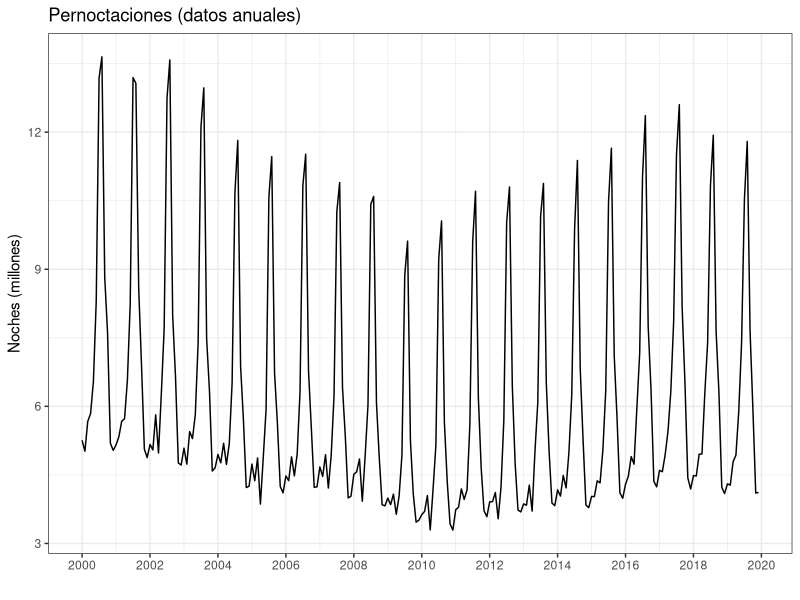
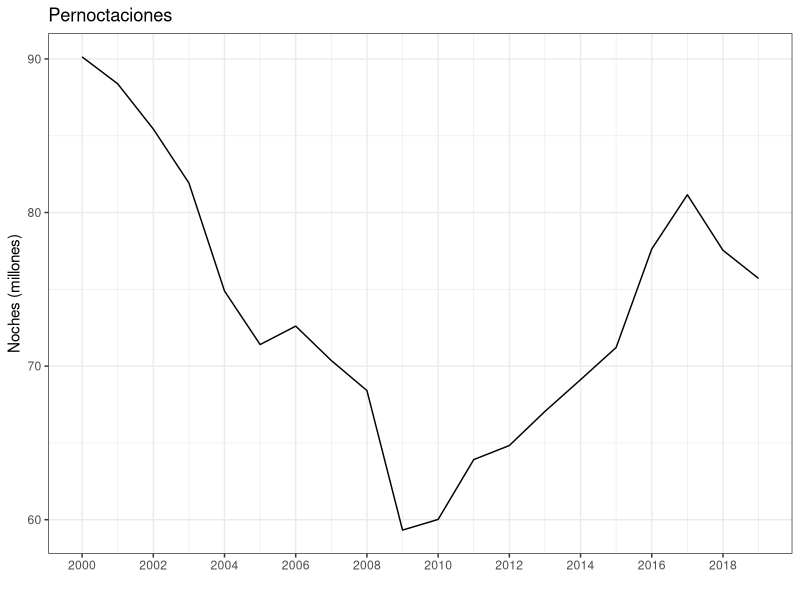
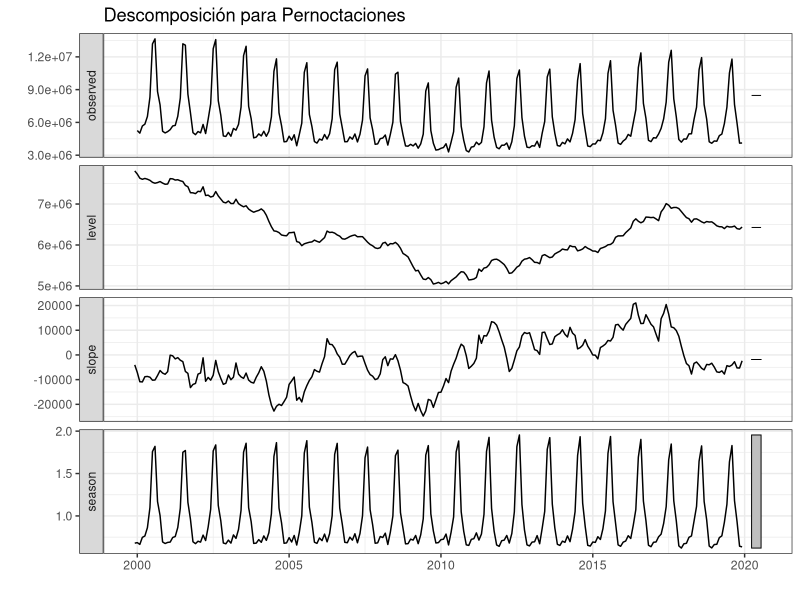
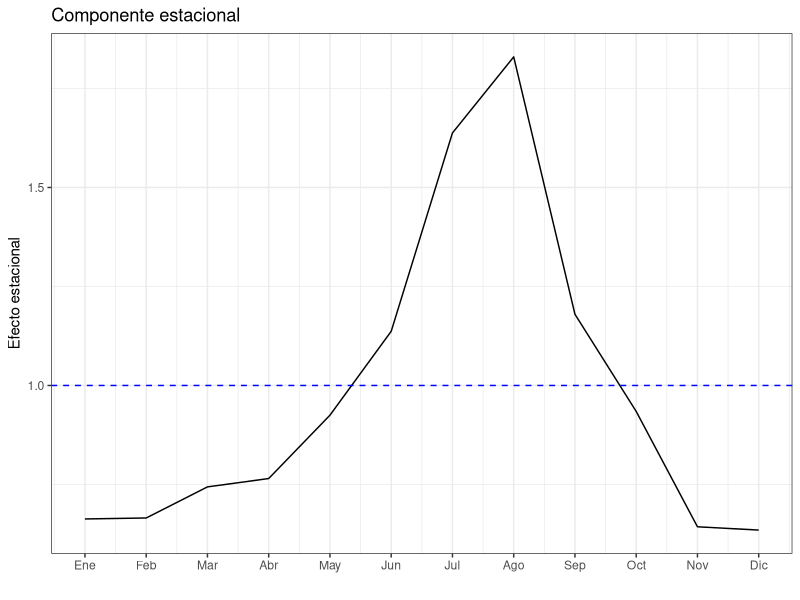
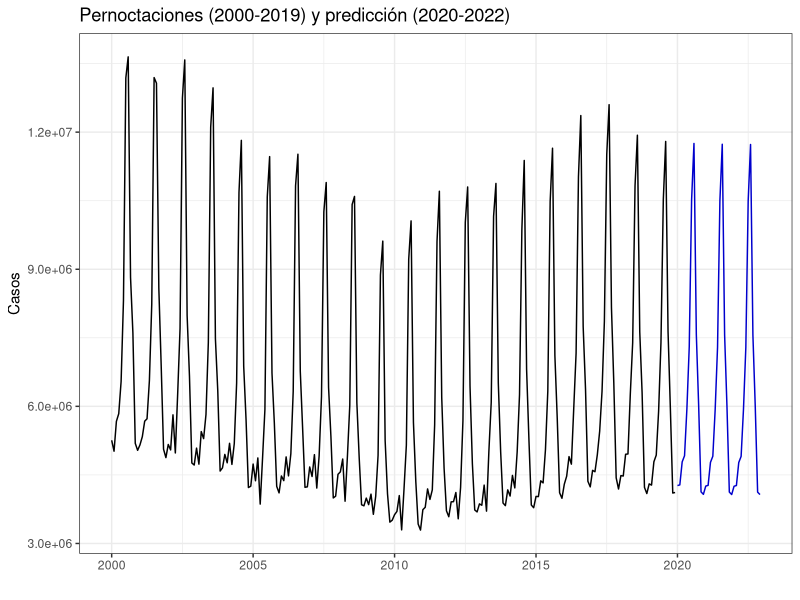
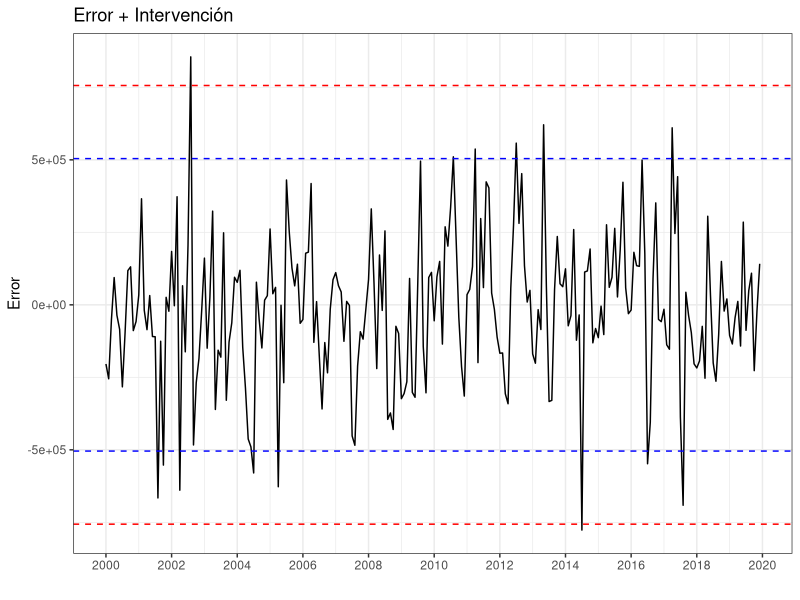
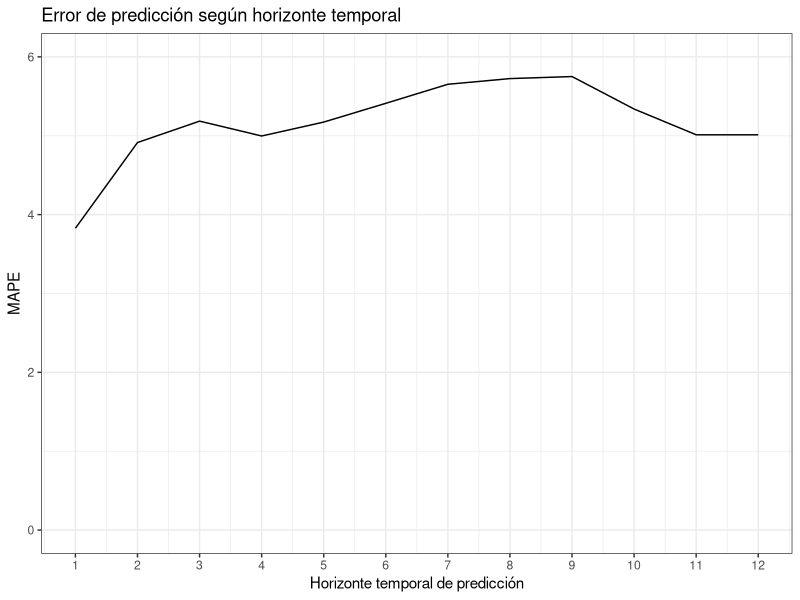

Here is the R script that generated these plots, in order: (Note: a time limit stopped this script after it produced the figures.)
#----------------------------------------------------------
# CODIGO EJEMPLO 5
#----------------------------------------------------------
#
#
#
#----------------------------------------------------------
# Librerias
library(forecast)
library(ggplot2); theme_set(theme_bw())
#----------------------------------------------------------
#
#
#
#----------------------------------------------------------
# Importamos Pernoctaciones
#----------------------------------------------------------
Pernoctaciones <- read.csv2("./series/Pernoctaciones.csv", 
                            header = TRUE)

Pernoctaciones <- ts(Pernoctaciones[,2], 
                     start = 2000, 
                     freq = 12)

autoplot(Pernoctaciones/1000000,
         xlab = "",
         ylab = "Noches (millones)",
         main = "Pernoctaciones (datos anuales)") +
  scale_x_continuous(breaks= seq(2000, 2020, 2))  
#----------------------------------------------------------
#
#
#
#----------------------------------------------------------
# Alisado exponencial para la serie anual
#----------------------------------------------------------
# Serie anual
PernoctacionesAnual = aggregate(Pernoctaciones/1000000, FUN = sum)

autoplot(PernoctacionesAnual,
         xlab = "",
         ylab = "Noches (millones)",
         main = "Pernoctaciones") +
  scale_x_continuous(breaks= seq(2000, 2020, 2)) 

# Ajuste
PernoctacionesAnualEts <- ets(PernoctacionesAnual)

summary(PernoctacionesAnualEts) 

# Prediccion
forecast(PernoctacionesAnualEts, h = 5, level = 95)
#----------------------------------------------------------
#
#
#
#----------------------------------------------------------
# Alisado exponencial para la serie mensual
#----------------------------------------------------------
# Ajuste
PernoctacionesEts <- ets(Pernoctaciones)

summary(PernoctacionesEts) 

autoplot(PernoctacionesEts,
         xlab = "",
         main = "Descomposición para Pernoctaciones")

# Ultimos valores
TT <- nrow(PernoctacionesEts$states)
PernoctacionesEts$states[TT,]

# Estacionalidad
componenteEstacional <- PernoctacionesEts$states[TT, 14:3]

ggplot() +
  geom_line(aes(x = 1:12, y = componenteEstacional)) + 
  geom_hline(yintercept = 1, colour = "blue", lty = 2) +
  ggtitle("Componente estacional") +
  xlab("") +
  ylab("Efecto estacional") +
  scale_x_continuous(breaks= 1:12, 
                     labels = c("Ene", "Feb", "Mar", "Abr", "May", "Jun", 
                                "Jul", "Ago", "Sep", "Oct", "Nov", "Dic")) 

# Predicción
PernoctacionesEtsPre <- forecast(PernoctacionesEts, 
                                 h = 36, 
                                 level = 95)
PernoctacionesEtsPre

autoplot(PernoctacionesEtsPre,
         xlab = "",
         ylab = "Casos",
         main = "Pernoctaciones (2000-2019) y predicción (2020-2022)",
         PI = FALSE)

# Análisis del error
error <- residuals(PernoctacionesEts, type = "response")
sderror <- sd(error)

autoplot(error,
         xlab = "",
         ylab = "Error",
         main = "Error + Intervención",
         colour = "black") +
  geom_hline(yintercept = c(-3, -2, 2 ,3)*sderror, 
             colour = c("red", "blue", "blue", "red"), lty = 2) + 
  scale_x_continuous(breaks= seq(2000, 2020, 2)) 

# Error por origen de prediccion movil
k <- 120                 
h <- 12                  
TT <- length(Pernoctaciones)
s <- TT - k - h          

mapeAlisado <- matrix(NA, s + 1, h)
for (i in 0:s) {
  train.set <- subset(Pernoctaciones, start = i + 1, end = i + k)
  test.set <-  subset(Pernoctaciones, start = i + k + 1, end = i + k + h)
  
  fit <- ets(train.set, model = "MAM", damped = TRUE)
  fcast<-forecast(fit, h = h)
  mapeAlisado[i + 1,] <- 100*abs(test.set - fcast$mean)/test.set
}

errorAlisado <- colMeans(mapeAlisado)
errorAlisado

ggplot() +
  geom_line(aes(x = 1:12, y = errorAlisado)) +
  ggtitle("Error de predicción según horizonte temporal") +
  xlab("Horizonte temporal de predicción") +
  ylab("MAPE") +
  ylim(0, 6) + 
  scale_x_continuous(breaks= 1:12)
#----------------------------------------------------------
#
#
#
#----------------------------------------------------------
# Modelos alternativos
#----------------------------------------------------------
k <- 120                 
h <- 12                  
TT <- length(Pernoctaciones)
s <- TT - k - h          

mapeAlisado1 <- matrix(NA, s + 1, h)
mapeAlisado2 <- matrix(NA, s + 1, h)
mapeAlisado3 <- matrix(NA, s + 1, h)
mapeAlisado4 <- matrix(NA, s + 1, h)
mapeAlisado5 <- matrix(NA, s + 1, h)
mapeAlisado6 <- matrix(NA, s + 1, h)

for (i in 0:s) {
  train.set <- subset(Pernoctaciones, start = i + 1, end = i + k)
  test.set <-  subset(Pernoctaciones, start = i + k + 1, end = i + k + h)
  
  fit <- ets(train.set, model = "MAM", damped = TRUE)
  fcast<-forecast(fit, h = h)
  mapeAlisado1[i + 1,] <- 100*abs(test.set - fcast$mean)/test.set
  
  fit <- ets(train.set, model = "MAM", damped = TRUE, opt.crit = "amse", nmse = 2)
  fcast<-forecast(fit, h = h)
  mapeAlisado2[i + 1,] <- 100*abs(test.set - fcast$mean)/test.set
  
  fit <- ets(train.set, model = "AAA", lambda = 0, biasadj = TRUE, damped = TRUE)
  fcast<-forecast(fit, h = h, biasadj = TRUE)
  mapeAlisado3[i + 1,] <- 100*abs(test.set - fcast$mean)/test.set
  
  fit <- ets(train.set, model = "AAA", lambda = 0, biasadj = TRUE, damped = TRUE,  opt.crit = "amse", nmse = 2)
  fcast<-forecast(fit, h = h, biasadj = TRUE)
  mapeAlisado4[i + 1,] <- 100*abs(test.set - fcast$mean)/test.set
  
  fit <- ets(train.set/monthdays(train.set), model = "MAM", damped = TRUE)
  fcast<-forecast(fit, h = h)
  mapeAlisado5[i + 1,] <- 100*abs(test.set - fcast$mean * monthdays(fcast$mean))/test.set
  
  fit <- ets(train.set/monthdays(train.set), model = "MAM", damped = TRUE, opt.crit = "amse", nmse = 2)
  fcast<-forecast(fit, h = h)
  mapeAlisado6[i + 1,] <- 100*abs(test.set - fcast$mean * monthdays(fcast$mean))/test.set
}

errorAlisado1 <- colMeans(mapeAlisado1)
errorAlisado2 <- colMeans(mapeAlisado2)
errorAlisado3 <- colMeans(mapeAlisado3)
errorAlisado4 <- colMeans(mapeAlisado4)
errorAlisado5 <- colMeans(mapeAlisado5)
errorAlisado6 <- colMeans(mapeAlisado6)

ggplot() +
  geom_line(aes(x = 1:12, y = errorAlisado1, colour = "Modelo 1")) +
  geom_line(aes(x = 1:12, y = errorAlisado2, colour = "Modelo 2")) + 
  geom_line(aes(x = 1:12, y = errorAlisado3, colour = "Modelo 3")) +
  geom_line(aes(x = 1:12, y = errorAlisado4, colour = "Modelo 4")) +
  geom_line(aes(x = 1:12, y = errorAlisado5, colour = "Modelo 5")) +
  geom_line(aes(x = 1:12, y = errorAlisado6, colour = "Modelo 6")) +
  ggtitle("Errores de previsión extra-muestral. Varios modelos") +
  xlab("") +
  ylab("MAPE") +
  scale_x_continuous(breaks= 1:12) +
  scale_color_discrete(name = "Modelos")
